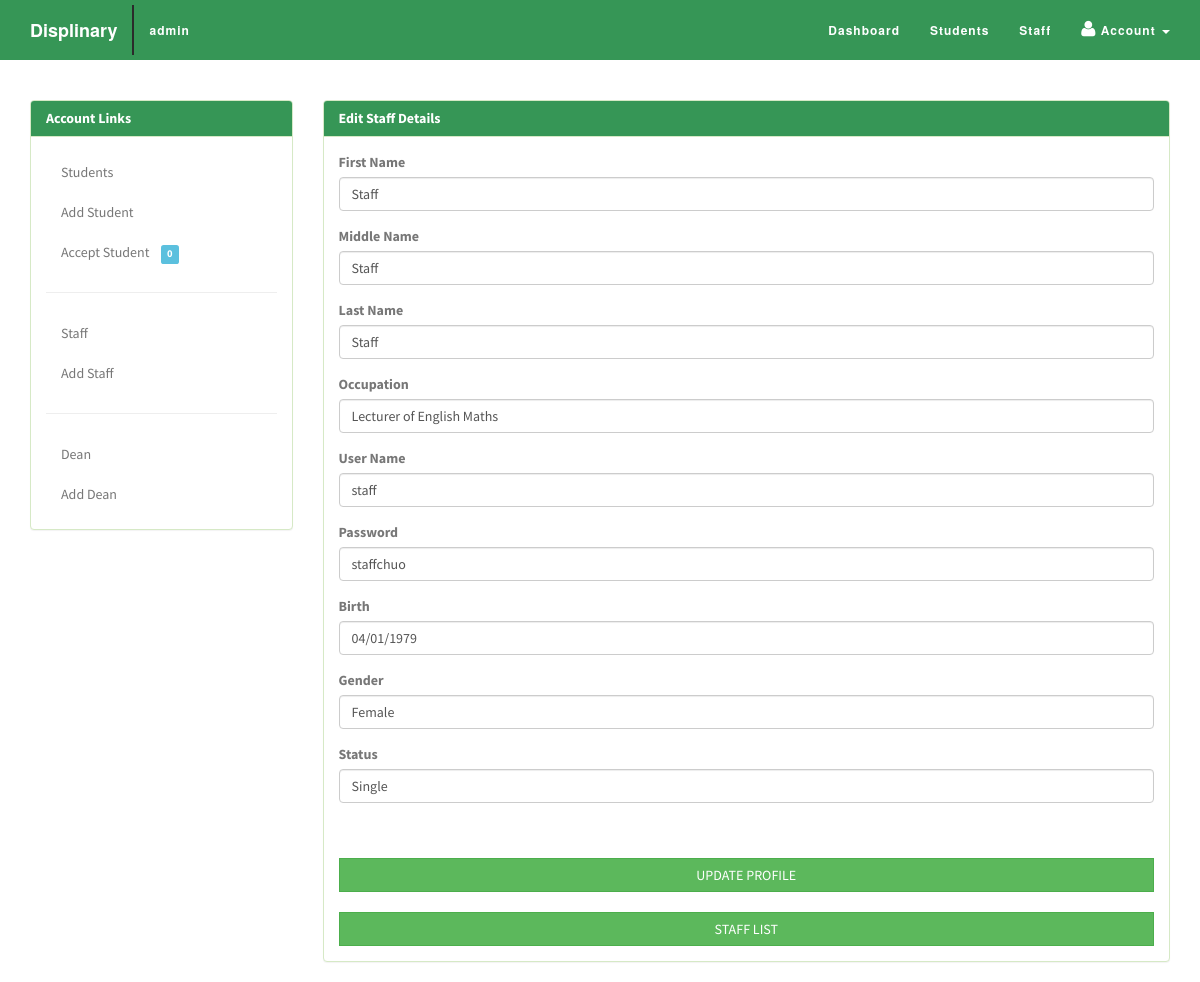
The page /admin/editstaff.php?id=1 (signed in) on the database its author committed.
### tables this page shows
CREATE TABLE IF NOT EXISTS `staff` (
  `id` int(255) NOT NULL AUTO_INCREMENT,
  `lecid` varchar(150) NOT NULL,
  `username` varchar(150) NOT NULL,
  `password` varchar(150) NOT NULL,
  `fname` varchar(150) NOT NULL,
  `mname` varchar(150) NOT NULL,
  `lname` varchar(150) NOT NULL,
  `occupation` varchar(150) NOT NULL,
  `birth` varchar(150) NOT NULL,
  `gender` varchar(150) NOT NULL,
  `status` varchar(150) NOT NULL,
  `usertype` varchar(150) NOT NULL,
  PRIMARY KEY (`id`)
);

### admin/editstaff.php (the view, shortened to what this page needs)
<?php
$id = $_GET['id'];
$result = mysql_query("SELECT * FROM staff WHERE id='$id'");
while($row = mysql_fetch_array($result))
  {
	$uname=$row['username'];
	$password=$row['password'];
	$occupation=$row['occupation'];
	$fname=$row['fname'];
	$mname=$row['mname'];
	$lname=$row['lname'];
	$birth=$row['birth'];
	$gender=$row['gender'];
	$status=$row['status'];
  }
?>
<?php
extract($_POST);
?>
<!DOCTYPE html>
<html lang="en-US" class="no-js">
	<head>
		<link rel="stylesheet" href="../css/bootstrap.css">
		<link rel="stylesheet" href="../css/bootstrap.min.css">
		<link rel="stylesheet" href="../css/font-awesome.css">
		<link rel="stylesheet" href="../css/font-awesome.min.css">
		<link rel="stylesheet" href="../css/animate.min.css">
		<link rel="stylesheet" href="../css/bootstrapValidator.min.css">
		<link rel="stylesheet" href="../css/admin.css">
     </head>
<body>
     <div class="navbar navbar-default navbar-fixed-top">
        <div class="container">
            <div class="navbar-header">
                <a class="navbar-brand"> Displinary</a>
            </div>
            <div class="collapse navbar-collapse novelist-nav">
			   <ul class="nav navbar-nav navbar-left">
                    <li>
                        <a class="user"><?php
			   $username =$_SESSION['username'];
			   $result = mysql_query("SELECT * FROM admin WHERE username='$username'");
			   while($row = mysql_fetch_array($result))
						{
						echo $row['username'];
						} ?></a>
                    </li>
				</ul>
                <ul class="nav navbar-nav navbar-right">
                    <li>
                        <a href="../admin/">Dashboard</a>
                    </li>
                    <li>
                        <a href="studentslist.php">Students</a>
                    </li>
                    <li>
                        <a href="stafflist.php">Staff</a>
                    </li>
					<li class="dropdown user-dropdown">
              <a href="#" class="dropdown-toggle" data-toggle="dropdown"><i class="fa fa-user"></i>&nbsp;Account<b>
			  </b> <b class="caret"></b></a>
            </li>
                </ul>
            </div>
        </div>
    </div>
	 <section class="admin" id="admin">
     <div class="container">
		  <div class="row">
			 <div id="sidebar" class="col-md-3">
				<div class="panel panel-success">
					<div class="panel-heading">
						<h5 class="panel-title">Account Links</h5>
					</div>
					<div id="sidenav" class="panel-body">
					   <ul class="list-unstyled nav sidenav">
					     <li><a href="studentslist.php">Students</a></li>
						 <li><a href="addstudent.php">Add Student</a></li>
						 <li><a href="acceptstudent.php">Accept Student&nbsp;&nbsp;&nbsp;
						 <span class="label label-info">
						 <?php
			   $result = mysql_query("SELECT * FROM student WHERE accepted=0");
               $num_rows = mysql_num_rows($result);
               echo $num_rows; ?>
			   </span>
			             </a></li>
						 <hr>
						 <li><a href="stafflist.php">Staff</a></li>
						 <li><a href="addstaff.php">Add Staff</a></li>
						 <hr>
						 <li><a href="deanlist.php">Dean</a></li>
						 <li><a href="adddean.php">Add Dean</a></li>
					  </ul>
					</div>
				</div>
			</div>
			<div class="col-md-9">
	         <div id="welcome" class="panel panel-success">
			   <div class="panel-heading">
				  <h3 class="panel-title">Edit Staff Details</h3>
			   </div>
			   <div class="panel-body">
			    <form role="form" method="post" id="editform">
				  <div class="form-group">
				    <label>First Name</label>
					<input name="fname" type="text" value="<?php echo $fname?>" class="form-control">
				  </div>
				  <div class="form-group">
				    <label>Middle Name</label>
					<input name="mname" type="text" value="<?php echo $mname?>" class="form-control">
				  </div>
				  <div class="form-group">
				    <label>Last Name</label>
					<input name="lname" type="text" value="<?php echo $lname?>" class="form-control">
				  </div>
				  <div class="form-group">
				    <label>Occupation</label>
					<input name="occupation" type="text" value="<?php echo $occupation?>" class="form-control">
				  </div>
				  <div class="form-group">
				    <label>User Name</label>
					<input name="uname" type="text" value="<?php echo $uname?>" class="form-control">
				  </div>
				  <div class="form-group">
				    <label>Password</label>
					<input name="password" type="text" value="<?php echo $password?>" class="form-control">
				  </div>
				  <div class="form-group">
				    <label>Birth</label>
					<input name="birth" type="text" value="<?php echo $birth?>" class="form-control">
				  </div>
				  <div class="form-group">
				    <label>Gender</label>
					<input name="gender" type="text" value="<?php echo $gender?>" class="form-control">
				  </div>
				  <div class="form-group">
				    <label>Status</label>
					<input name="status" type="text" value="<?php echo $status?>" class="form-control">
				  </div>
				  <div>
				  <br/><br/>
				  <button type="submit" name="edit" class="btn btn-large btn-success full-width">UPDATE PROFILE</button><br/><br/>
				  <a href="stafflist.php" class="btn btn-large btn-success full-width">STAFF LIST</a><br/>
				  </div>
				</form>
			   </div>
			   </div>
			  </div>
			 </div>
			</div>
		  	</section>
</body>
</html>

### css/admin.css (style rules this page uses)
html, body { height: 100%; width: 100%; font-family: 'Source Sans Pro', Helvetica, Arial, sans-serif; color: #FFFFFF; }
a:link,a:visited { outline: 0; }
h1, h2, h3, h4, h5, h6 { color: #777; font-weight: 300; }
.navbar { font-family: Montserrat,"Helvetica Neue",Helvetica,Arial,sans-serif; font-weight: 700; background: #369656; padding: 5px 0; float:none; text-align: center; vertical-align: middle; -webkit-transition: padding .3s; -moz-transition: padding .3s; transition: padding .3s; }
.navbar .nav li a { color: #FFFFFF; font-size: 12px; }
.navbar .nav li a i { color: #FFFFFF; font-size: 18px; }
.navbar .nav li .user { color: #FFFFFF; font-size: 12px; border-left: 2px solid #2b2b2b; }
.navbar .navbar-nav { letter-spacing: 1px; }
.navbar-default, .navbar-inverse { border: 0; }
.navbar-fixed-top .navbar-brand { font-weight: 700; color: #fff; -webkit-transition: all .3s; -moz-transition: all .3s; transition: all .3s; }
.admin { background: #fff; padding-top: 100px; overflow:hidden; color: #777; }
.admin .panel .panel-heading { background: #369656; color: #fff; }
.admin .panel .panel-heading .panel-title { font-size: 14px; font-weight: 700; }
.admin .panel .panel-body { color: #777; font-weight: 400; }
.admin .panel .panel-body ul li a { text-decoration: none; color: #777; font-weight: 400; }
.full-width { width: 100%; border-radius: 0px; }
.admin .col-md-9 { color: #777; font-weight: 400; }

### rows shown on the page
staff: fname "Staff", mname "Staff", lname "Staff", occupation "Lecturer of English Maths", uname "staff", password "staffchuo", birth "04/01/1979", gender "Female", status "Single"

### other values the page prints
$row['username'] "admin"
$num_rows "0"
